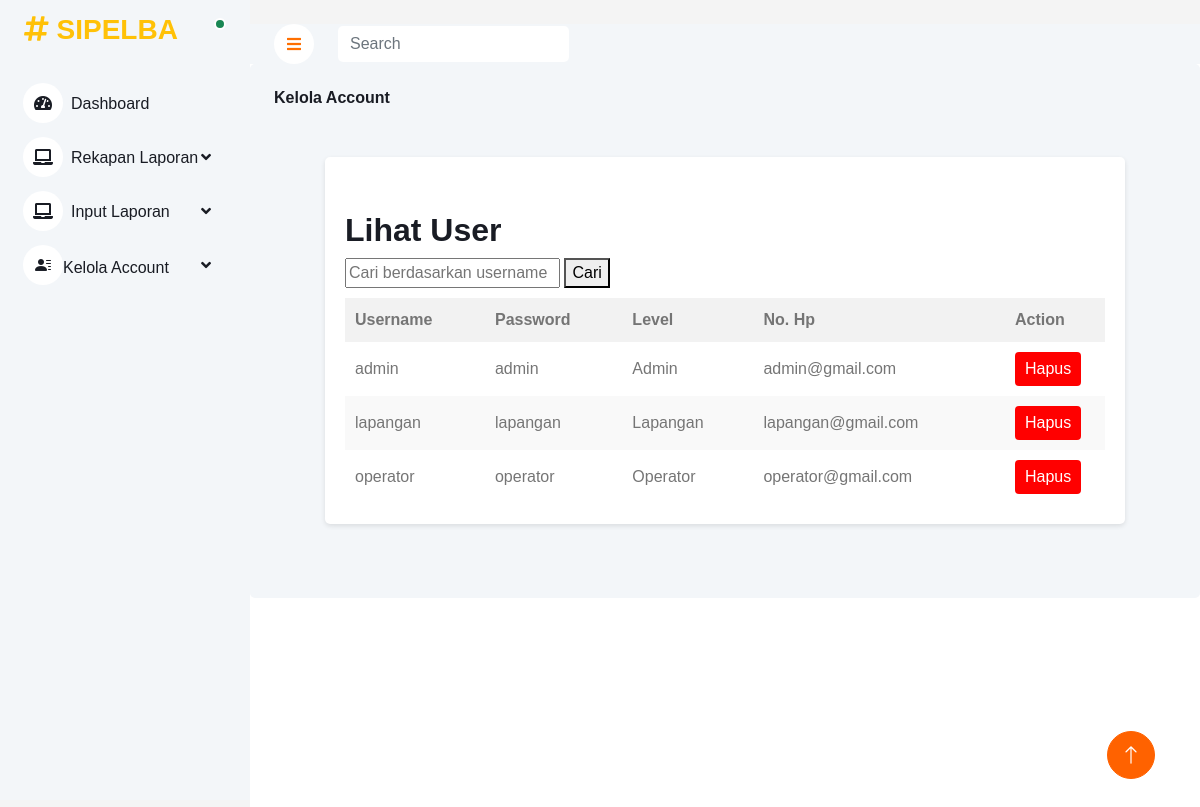
The page /lihat_user.php on the database as committed earlier.
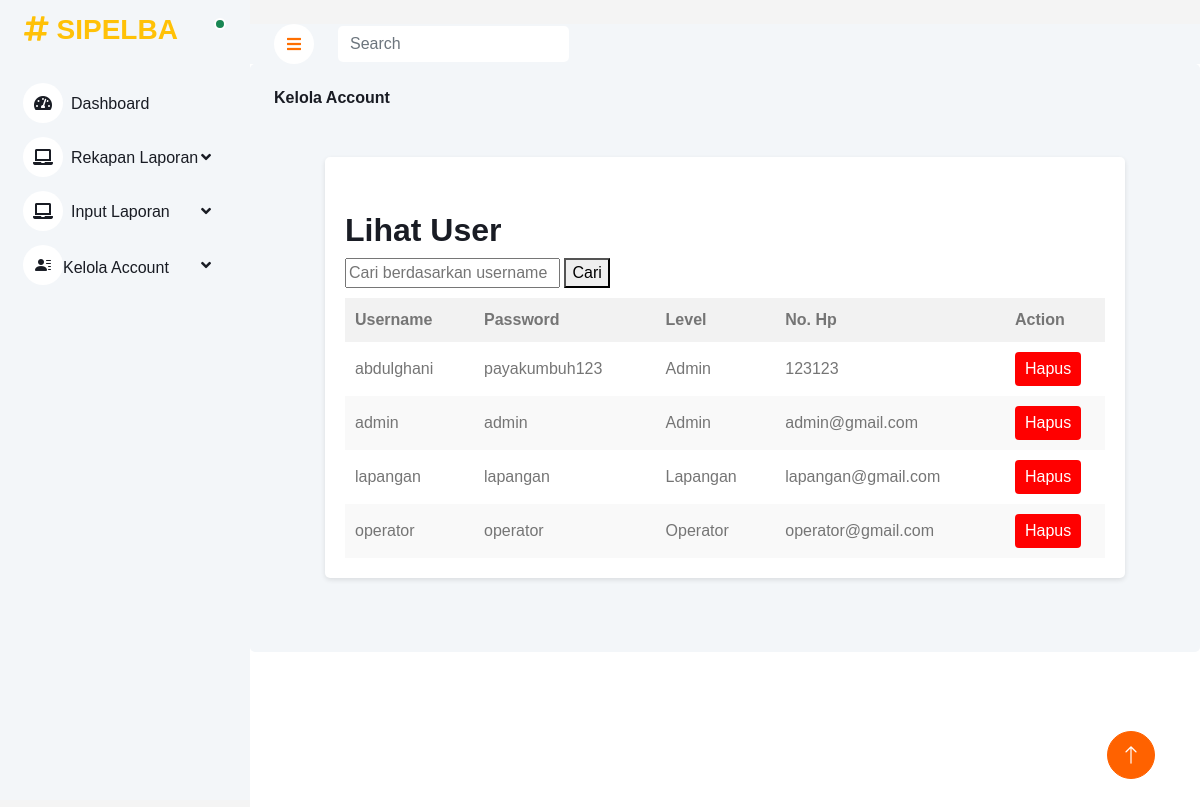
The same page on the database as committed later.
### tables this page shows
CREATE TABLE IF NOT EXISTS `register` (
  `username` varchar(50) NOT NULL,
  `password` varchar(50) DEFAULT NULL,
  `level` varchar(50) DEFAULT NULL,
  `email` varchar(50) DEFAULT NULL,
  PRIMARY KEY (`username`)
);

### lihat_user.php (the view, shortened to what this page needs)
<!DOCTYPE html>
<html lang="en">
<head>
    <link href="https://cdnjs.cloudflare.com/ajax/libs/font-awesome/5.10.0/css/all.min.css" rel="stylesheet">
    <link href="https://cdn.jsdelivr.net/npm/bootstrap-icons@1.4.1/font/bootstrap-icons.css" rel="stylesheet">
    <link href="lib/owlcarousel/assets/owl.carousel.min.css" rel="stylesheet">
    <link href="lib/tempusdominus/css/tempusdominus-bootstrap-4.min.css" rel="stylesheet" />
    <link href="css/bootstrap.min.css" rel="stylesheet">
    <link href="css/style.css" rel="stylesheet">
</head>
<body>
    <div class="container-xxl position-relative bg-white d-flex p-0">
        <div class="sidebar pe-4 pb-3">
            <nav class="navbar bg-light navbar-light">
                <a href="dashboard.php" class="navbar-brand mx-4 mb-3">
                    <h3 class="text-warning"><i class="fa fa-hashtag me-2"></i>SIPELBA</h3>
                </a>
                <div class="d-flex align-items-center ms-4 mb-4">
                    <div class="position-relative">
                        <div class="bg-success rounded-circle border border-2 border-white position-absolute end-0 bottom-0 p-1"></div>
                    </div>
                </div>
                <div class="navbar-nav w-100">
                    <a href="dashboard.php" class="nav-item nav-link"><i class="fa fa-tachometer-alt me-2"></i>Dashboard</a>
                    <div class="nav-item dropdown">
                        <a href="#" class="nav-link dropdown-toggle" data-bs-toggle="dropdown"><i class="fa fa-laptop me-2"></i>Rekapan Laporan</a>
                    </div>
                    <div class="nav-item dropdown">
                        <a href="#" class="nav-link dropdown-toggle" data-bs-toggle="dropdown"><i class="fa fa-laptop me-2"></i>Input Laporan</a>
                    </div>
                    <div class="nav-item dropdown">
                    <a href="kelola_akun.html" class="nav-link dropdown-toggle" data-bs-toggle="dropdown"><i class="bi bi-person-lines-fill"></i>Kelola Account</a>
                    </div>
                    </div>
                </div>
        </div>
        <div class="content">
            <nav class="navbar navbar-expand bg-light navbar-light sticky-top px-4 py-0">
                <a href="#" class="sidebar-toggler flex-shrink-0">
                    <i class="fa fa-bars"></i>
                </a>
                <form class="d-none d-md-flex ms-4">
                    <input class="form-control border-0" type="search" placeholder="Search">
                </form>
            </nav>
                    <div class="col-12">
                        <div class="bg-light rounded h-100 p-4">
                            <h6 class="mb-4">Kelola Account</h6>
                            <div class="container">
        <br>
        <h2>Lihat User</h2>
        <div class="search-bar">
            <form action="search_user.php" method="GET">
                <input type="text" name="search" placeholder="Cari berdasarkan username">
                <button type="submit">Cari</button>
            </form>
        </div>
        <table>
            <thead>
                <tr>
                    <th>Username</th>
                    <th>Password</th>
                    <th>Level</th>
                    <th>No. Hp</th>
                    <th class="action-column">Action</th>
                </tr>
            </thead>
            <tbody>
                <?php
                $koneksi = mysqli_connect("localhost", "root", "", "sipelda");
                $query = mysqli_query($koneksi, "SELECT * FROM register");
                while ($data = mysqli_fetch_assoc($query)) {
                    echo "<tr>";
                    echo "<td>".$data['username']."</td>";
                    echo "<td>".$data['password']."</td>";
                    echo "<td>".$data['level']."</td>";
                    echo "<td>".$data['email']."</td>";
                    echo '<td><button class="delete-button" onclick="hapusUser(\''.$data['username'].'\')">Hapus</button></td>';
                    echo "</tr>";
                }
                ?>
            </tbody>
        </table>
    </div>
                        </div>
                    </div>
                </div>
        <a href="#" class="btn btn-lg btn-primary btn-lg-square back-to-top"><i class="bi bi-arrow-up"></i></a>
</body>
</html>

### css/style.css (style rules this page uses)
:root { --primary: #ff6200; --light: #F3F6F9; --dark: #191C24; }
.back-to-top { position: fixed; display: none; right: 45px; bottom: 45px; z-index: 99; }
.btn { transition: .5s; }
.btn.btn-primary { color: #FFFFFF; }
.btn-lg-square { width: 48px; height: 48px; }
.btn-square, .btn-sm-square, .btn-lg-square { padding: 0; display: inline-flex; align-items: center; justify-content: center; font-weight: normal; border-radius: 50px; }
.sidebar { position: fixed; top: 0; left: 0; bottom: 0; width: 250px; height: 100vh; overflow-y: auto; background: var(--light); transition: 0.5s; z-index: 999; }
.content { margin-left: 250px; min-height: 100vh; background: #FFFFFF; transition: 0.5s; }
@media (min-width: 992px) { .sidebar { margin-left: 0; } }
@media (min-width: 992px) { .content { width: calc(100% - 250px); } }
.sidebar .navbar .navbar-nav .nav-link { padding: 7px 20px; color: var(--dark); font-weight: 500; border-left: 3px solid var(--light); border-radius: 0 30px 30px 0; outline: none; }
.sidebar .navbar .navbar-nav .nav-link i { width: 40px; height: 40px; display: inline-flex; align-items: center; justify-content: center; background: #FFFFFF; border-radius: 40px; }
.sidebar .navbar .dropdown-toggle::after { position: absolute; top: 15px; right: 15px; border: none; content: "\f107"; font-family: "Font Awesome 5 Free"; font-weight: 900; transition: .5s; }
.content .navbar .sidebar-toggler, .content .navbar .navbar-nav .nav-link i { width: 40px; height: 40px; display: inline-flex; align-items: center; justify-content: center; background: #FFFFFF; border-radius: 40px; }

### lihat_user.php (style rules this page uses)
body { font-family: Arial, sans-serif; margin: 0; padding: 0; background-color: #f4f4f4; }
.container { max-width: 800px; margin: 50px auto; background-color: #ffffff; padding: 20px; border-radius: 5px; box-shadow: 0 2px 5px rgba(0, 0, 0, 0.1); }
h2 { margin-top: 0; }
table { width: 100%; border-collapse: collapse; }
th, td { padding: 10px; text-align: left; }
th { background-color: #f2f2f2; }
tr:nth-child(even) { background-color: #f9f9f9; }
.action-column { width: 100px; }
.delete-button { background-color: #ff0000; color: #ffffff; border: none; padding: 5px 10px; border-radius: 4px; cursor: pointer; }
.search-bar { margin-bottom: 10px; }

Rows that differ between the two databases and show on the page:
added register: username "abdulghani", password "payakumbuh123", level "Admin", email "123123"
